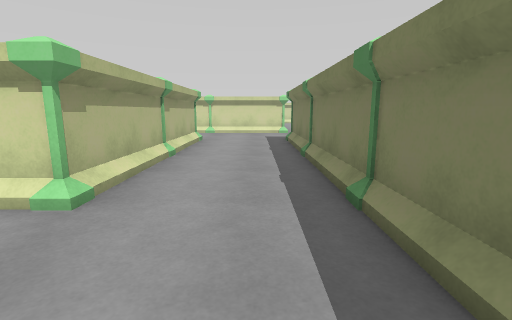
[1] (above)

23 first-person views from a walk through a 3-D level made in the Unity game engine. The camera is 1.2 m above the floor, tilts 10° down and sees 85° across. The floor is counted in squares, 1 m on a side. Each view is taken from the middle of a square. On the plan, view 1 faces up. The plan holds only what a view shows up to about 13 squares ahead; the rest is blank. The place goes on beyond the plan. The player character is not drawn. Some surface patterns are stand-ins.

[2]
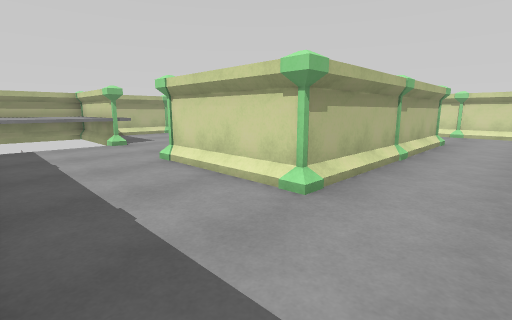

[3]
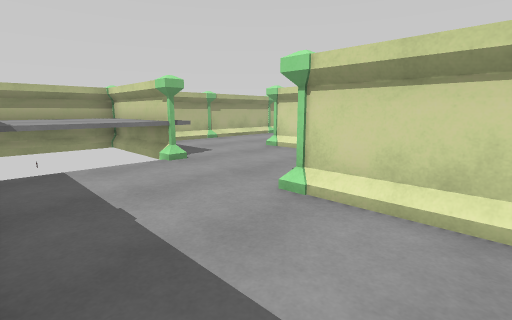

[4]
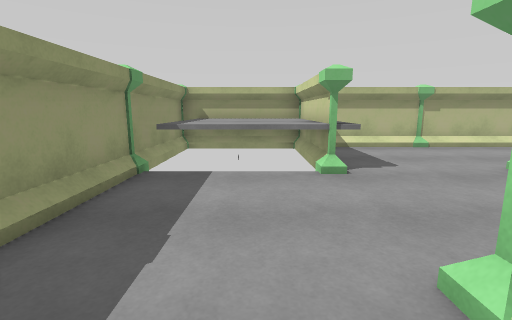

[5]
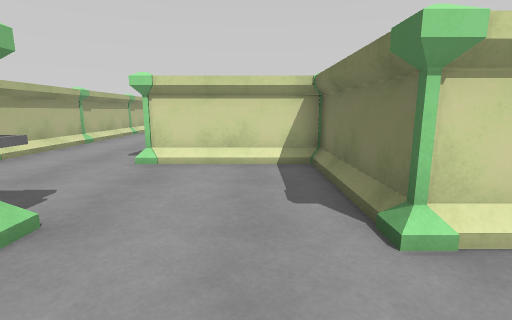

[6]
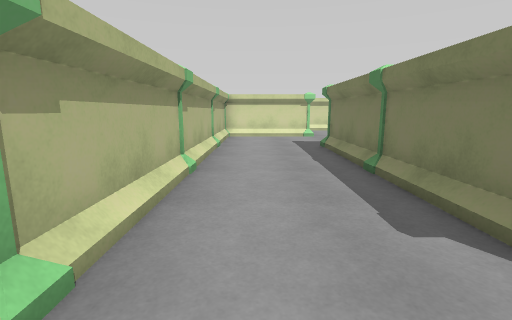

[7]
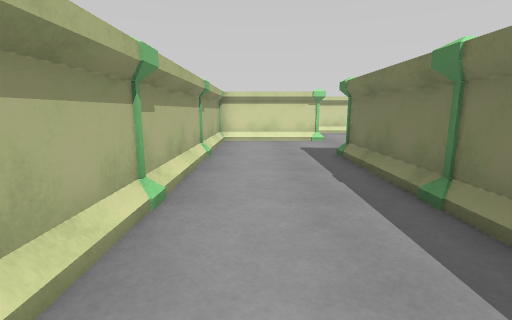

[8]
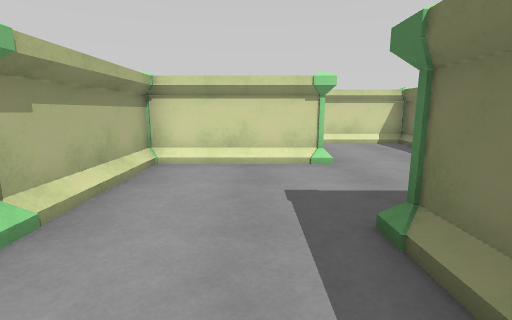

[9]
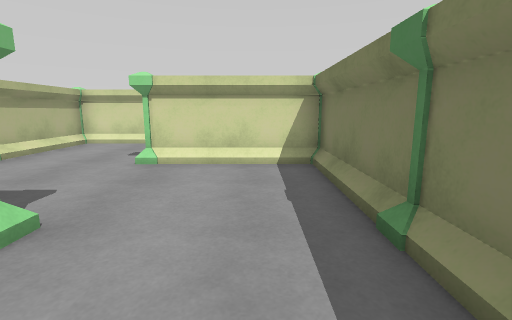

[10]
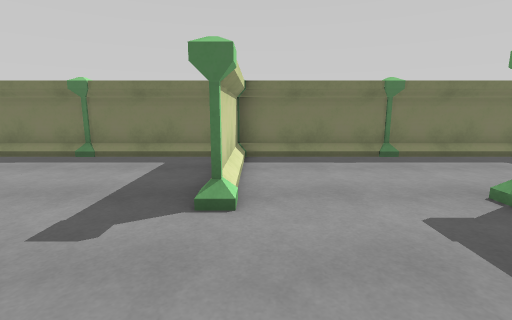

[11]
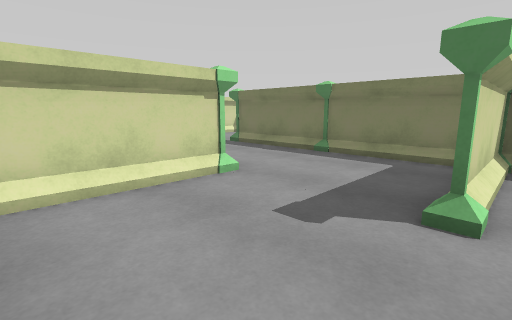

[12]
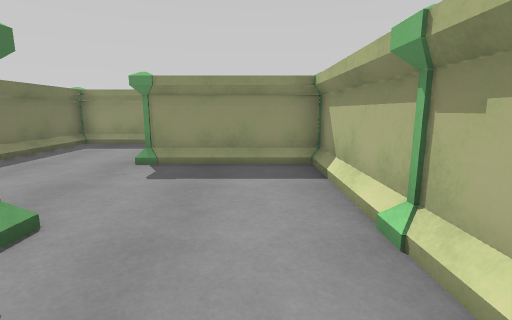

[13]
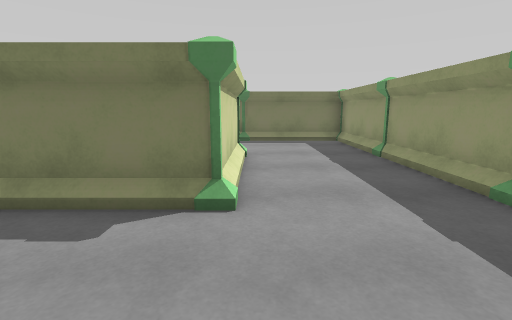

[14]
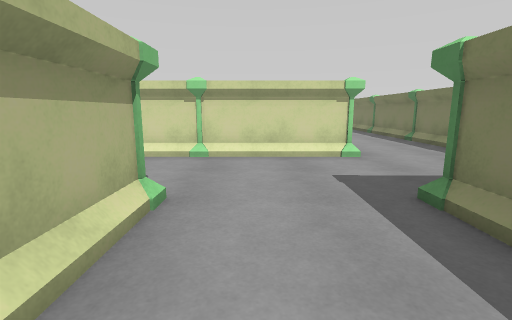

[15]
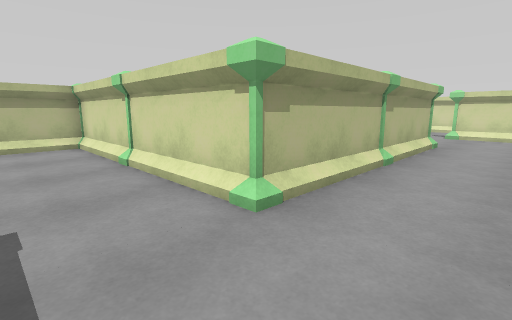

[16]
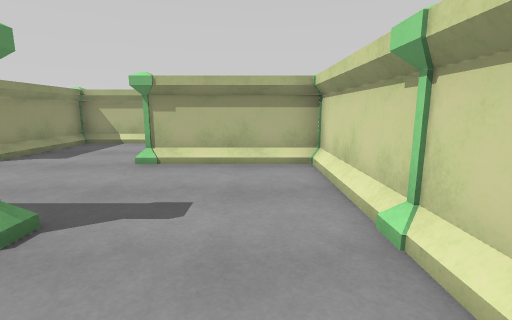

[17]
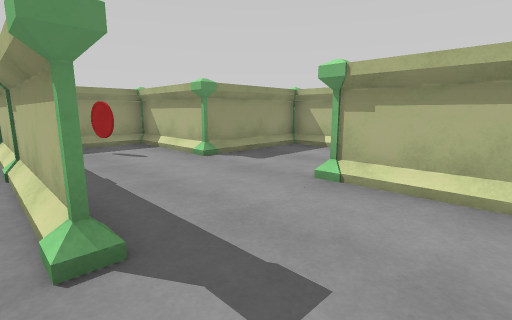

[18]
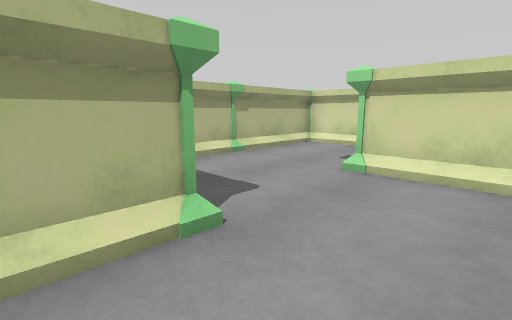

[19]
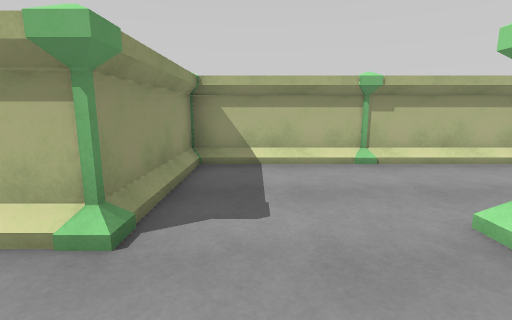

[20]
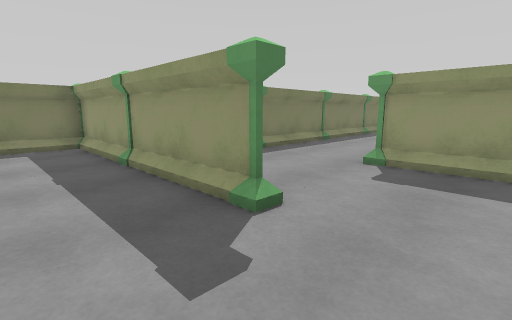

[21]
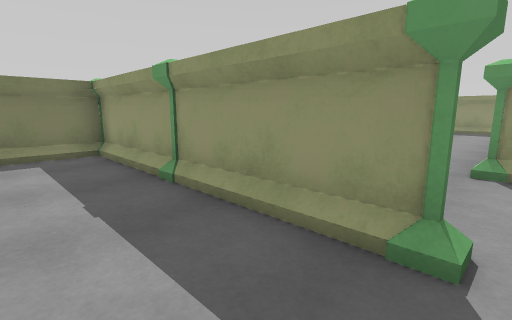

[22]
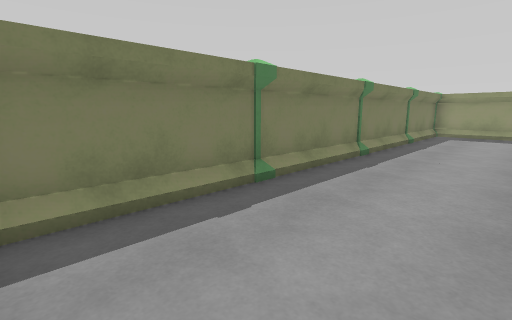

[23]
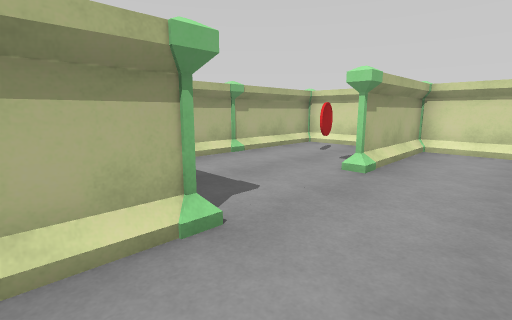

### Floor plan
Points are (right, up) in squares from view 1. A wall is a line through its corners. A room is listed if a view was taken in it or the views show most of it. See-through windows are left out.
Room 1 (views 1, 2, 3, 4, 5, 6, 7, 8, 9, 10, 11, 12, 13, 14, 15, 16, 17, 18, 19, 20, 21, 22, 23)
walls: (-8.4, 15.5) (-9.5, 15.5); (-8.6, 14) (-8.4, 13.1); (-8.9, 15.5) (-6.5, 15.5) (-6.5, 11.5); (-2.5, 11.5) (-2.5, 3.5) (-6.5, 3.5); (-10.5, 19.5) (-13.5, 19.5) (-10.5, 19.5); (-10.5, 8.5) (-10.5, 15.5) (-10.5, 7.5); (-9.5, 7.5) (-6.5, 7.5) (-10.5, 7.5); (-14.5, 14.5) (-14.5, 12.4); (-6.5, 23.5) (-9.6, 23.5); (-4.6, 6) (-4.4, 5); (-14.5, 18.5) (-14.5, 16.4); (2.6, 11.5) (5.2, 11.5); (-14.5, 10.5) (-14.5, 8.4); (-6.5, 4.4) (-6.5, 7.5) (-6.5, 3.5); (-14.5, 22.6) (-14.5, 20.5); (-5.5, 3.5) (-4.4, 3.5); (5.5, 12.5) (5.5, 27); (-14.5, 6.5) (-14.5, 4.6); (-10.6, 3.5) (-13.5, 3.5); (-10.5, 27.5) (-13.6, 27.5); (-14.5, 26.5) (-14.5, 24.4); (2.4, 27.5) (9.5, 27.5); (-14.5, 2.5) (-14.5, 0.4); (-5.6, -0.5) (-3.5, -0.5); (-9.5, -0.5) (-7.6, -0.5); (-2.5, 30.5) (-2.5, 23.5) (1.5, 23.5) (1.5, 15.5) (-6.5, 15.5) (-6.5, 30.5); (3.9, 27.5) (2.5, 27.5); (-1.6, -0.5) (0.5, -0.5); (-13.5, -0.5) (-11.4, -0.5); (1.5, -0.5) (1.5, 11.5); (9.5, 28.5) (9.5, 29.8)
low walls: (-10.5, 4.1) (-10.5, 0)
objects: other object (-15, 3) to (-14, 4); pillar (-15, 7) to (-14, 8); pillar (-15, 11) to (-14, 12); pillar (-15, 15) to (-14, 16); pillar (-15, 19) to (-14, 20); pillar (-15, 23) to (-14, 24); pillar (-15, 27) to (-14, 28); pillar (-11, -1) to (-10, -1); pillar (-11, 7) to (-10, 8); pillar (-11, 16) to (-10, 16); pillar (-11, 23) to (-10, 24); pillar (-10, 4); pillar (-10, 12); pillar (-10, 20); pillar (-10, 28); pillar (-7, -1) to (-6, -1); pillar (-7, 3) to (-6, 4); pillar (-7, 11) to (-6, 12); pillar (-6, 8); pillar (-6, 16); pillar (-3, -1) to (-2, -1); pillar (-3, 12) to (-2, 12); pillar (-2, 4); pillar (-2, 8); pillar (-2, 16); pillar (-2, 24); pillar (-2, 28); pillar (1, 12) to (2, 12); pillar (1, 27) to (2, 28); pillar (2, 16); pillar (2, 20); pillar (2, 24); pillar (6, 28)

Positions as (right, up) in squares from view 1, and headings:
1: (0, 0), facing up
2: (0, 0), facing up-left
3: (-4, 0), facing up-left
4: (-5, 2), facing left
5: (-8, 1), facing up
6: (-13, 6), facing up
7: (-13, 8), facing up
8: (-12, 13), facing up
9: (-8, 17), facing up
10: (-14, 23), facing right
11: (-14, 23), facing up-right
12: (-13, 26), facing down
13: (-10, 3), facing right
14: (-1, 8), facing up
15: (4, 13), facing up-left
16: (0, 14), facing left
17: (-2, 14), facing down-left
18: (4, 22), facing up-left
19: (4, 25), facing left
20: (-1, 30), facing down-right
21: (1, 30), facing down-right
22: (2, 27), facing down-right
23: (-4, 6), facing up-left
